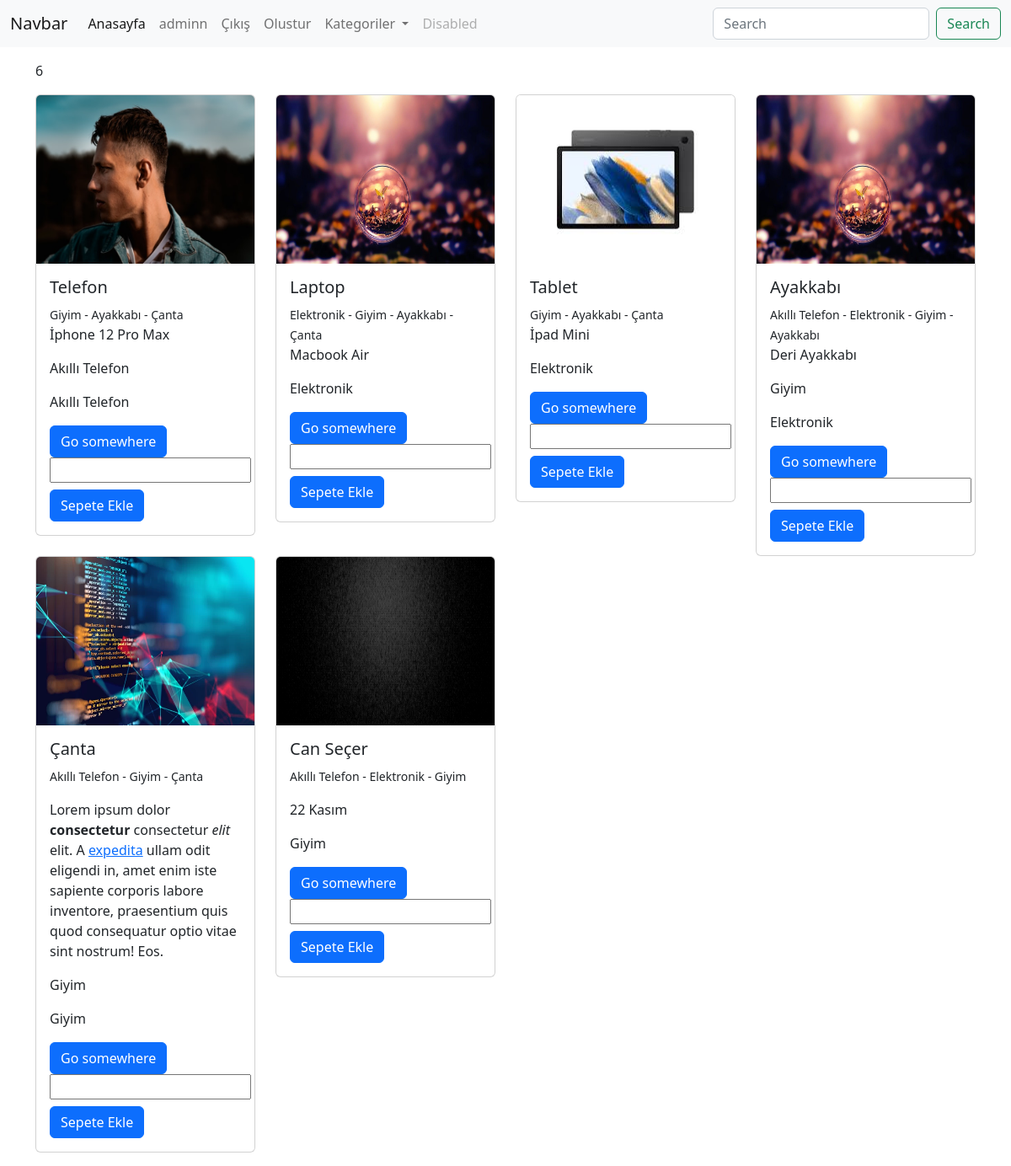
Screenshot of / (signed in) with the database file from the repository.
### urunler/models.py (models this page shows, shortened)
class Urun(models.Model):
    kategori = models.ForeignKey(Kategori, on_delete=models.CASCADE, null=True) # CASCADE = kategori silindiğinde ona bağlı olan ürünleri de siler. SET_NULL = .. boşa çıkarır
    sub_category = models.ManyToManyField(AltKategori)
    tek = models.OneToOneField(TekKategori, on_delete=models.CASCADE, null=True, blank=True)
    isim = models.CharField(max_length=50)
    aciklama = RichTextField(max_length=500, null=True)
    fiyat = models.IntegerField()
    resim = models.FileField(upload_to = 'urunler/', null=True, blank=True)

class AltKategori(models.Model):
    isim = models.CharField(max_length=100)

class Kategori(models.Model):
    isim = models.CharField(max_length=100)

class TekKategori(models.Model):
    isim = models.CharField(max_length=100)
    def __str__(self):
        return self.isim

### urunler/views.py (the view, shortened to what this page needs)
# urls.py: path('', index, name='index'),
def index(request):
    urunler = Urun.objects.all()
    kategoriler = Kategori.objects.all()
    sepet = Sepet.objects.filter(user = request.user)
    search = ''
    if request.GET.get('search'):
        search = request.GET.get('search')
        urunler = Urun.objects.filter(
            Q(isim__icontains = search) |
            Q(kategori__isim__icontains = search)
        )
    uzunluk = Sepet.objects.filter(user = request.user)
    post = request.POST #Ajax'dan dönen post verilerini alıyoruz.
    context = {
        'urunler':urunler,
        'search':search,
        'kategoriler':kategoriler,
        'uzunluk':uzunluk,
    }
    return render(request, 'index.html', context)

### urunler/templates/index.html (shortened to what this page needs)
{% load static %}
<!DOCTYPE html>
<html lang="en">
<head>
    <link href="https://cdn.jsdelivr.net/npm/bootstrap@5.2.2/dist/css/bootstrap.min.css" rel="stylesheet">
</head>
<body>
    {% include "includes/navbar.html" %}
      {% block content %}
      <div class="container mt-3">
        <p id="uzunluk">{{uzunluk.all.count}}</p>
        <div class="row">
            {% for urun in urunler %}
                <div class="col-3">
                    <div class="card">
                      {% if urun.resim %}
                          <img src="{{urun.resim.url}}" height="200" class="card-img-top" alt="...">
                      {% else %}
                          <img src="{% static 'resim.jpg' %}" height="200" class="card-img-top" alt="...">
                      {% endif %}
                        <div class="card-body">
                          <h5 class="card-title">{{urun.isim}}</h5>
                          {% for i in urun.sub_category.all %}
                              <small>{{i.isim}}
                              {% if forloop.last %}
                              {% else %}
                                  -
                              {% endif %}
                              </small>
                          {% endfor %}
                          <p class="card-text">{{urun.aciklama|safe}}</p>
                          <p>{{urun.kategori.isim}}</p>
                          {% if urun.tek %}
                              <p>{{urun.tek}}</p>
                          {% endif %}
                          <a href="{% url 'urun' urun.id %}" class="btn btn-primary">Go somewhere</a>
                          <form action="" method="POST" id="formdata-{{urun.id}}" role="form" class="contactForm">
                            <input type="number" name="adet" id="adet-{{urun.id}}">
                            <input type="submit" onclick="sepeteEkle('{{urun.id}}')" value="Sepete Ekle" id="conctactsub" class="btn btn-primary mt-2">
                          </form>
                        </div>
                      </div>
                </div>
            {% endfor %}
        </div>
      </div>
      {% endblock content %}
</body>
</html>

### urunler/templates/includes/navbar.html (shortened to what this page needs)
<nav class="navbar navbar-expand-lg bg-light">
    <div class="container-fluid">
      <a class="navbar-brand" href="/">Navbar</a>
      <div class="collapse navbar-collapse" id="navbarSupportedContent">
        <ul class="navbar-nav me-auto mb-2 mb-lg-0">
          <li class="nav-item">
            <a
            {% if request.path == '/' %}
                class="nav-link active"
            {% else %}
                class="nav-link"
            {% endif %}
             aria-current="page" href="/">Anasayfa</a>
          </li>
          {% if user.is_authenticated %}
              <li class="nav-item">
                <a class="nav-link" href="">{{request.user}}</a>
              </li>
              <li class="nav-item">
                <a class="nav-link" href="{% url 'logout' %}">Çıkış</a>
              </li>
              <li class="nav-item">
                <a class="nav-link" href="{% url 'olustur' %}">Olustur</a>
              </li>
          {% endif %}
          <li class="nav-item dropdown">
            <a class="nav-link dropdown-toggle" href="#" role="button" data-bs-toggle="dropdown" aria-expanded="false">
              Kategoriler
            </a>
          </li>
          <li class="nav-item">
            <a class="nav-link disabled">Disabled</a>
          </li>
        </ul>
        <form class="d-flex" action="{% url 'index' %}" method="GET" role="search">
          <input name="search" value="{{search}}" class="form-control me-2" type="search" placeholder="Search" aria-label="Search">
          <button class="btn btn-outline-success" type="submit">Search</button>
        </form>
      </div>
    </div>
  </nav>

### rows the page displays
Urun: resim (picture), isim "Telefon", aciklama "İphone 12 Pro Max", kategori.isim "Akıllı Telefon", tek "Akıllı Telefon"
AltKategori: isim "Giyim"
AltKategori: isim "Ayakkabı"
AltKategori: isim "Çanta"
Urun: isim "Laptop", aciklama "Macbook Air", kategori.isim "Elektronik"
AltKategori: isim "Elektronik"
Urun: resim (picture), isim "Tablet", aciklama "İpad Mini", kategori.isim "Elektronik"
Urun: isim "Ayakkabı", aciklama "Deri Ayakkabı", kategori.isim "Giyim", tek "Elektronik"
AltKategori: isim "Akıllı Telefon"
Urun: resim (picture), isim "Çanta", aciklama "Lorem ipsum dolor consectetur consectetur elit elit. A expedita ullam odit eligendi in, amet enim iste sapiente corporis labore inventore, praesentium quis quod consequatur optio vitae sint nostrum! Eos.", kategori.isim "Giyim", tek "Giyim"
Urun: resim (picture), isim "Can Seçer", aciklama "22 Kasım", kategori.isim "Giyim"

### other values shown
{{ request.user }} "adminn"
{{ uzunluk.all.count }} "6"
